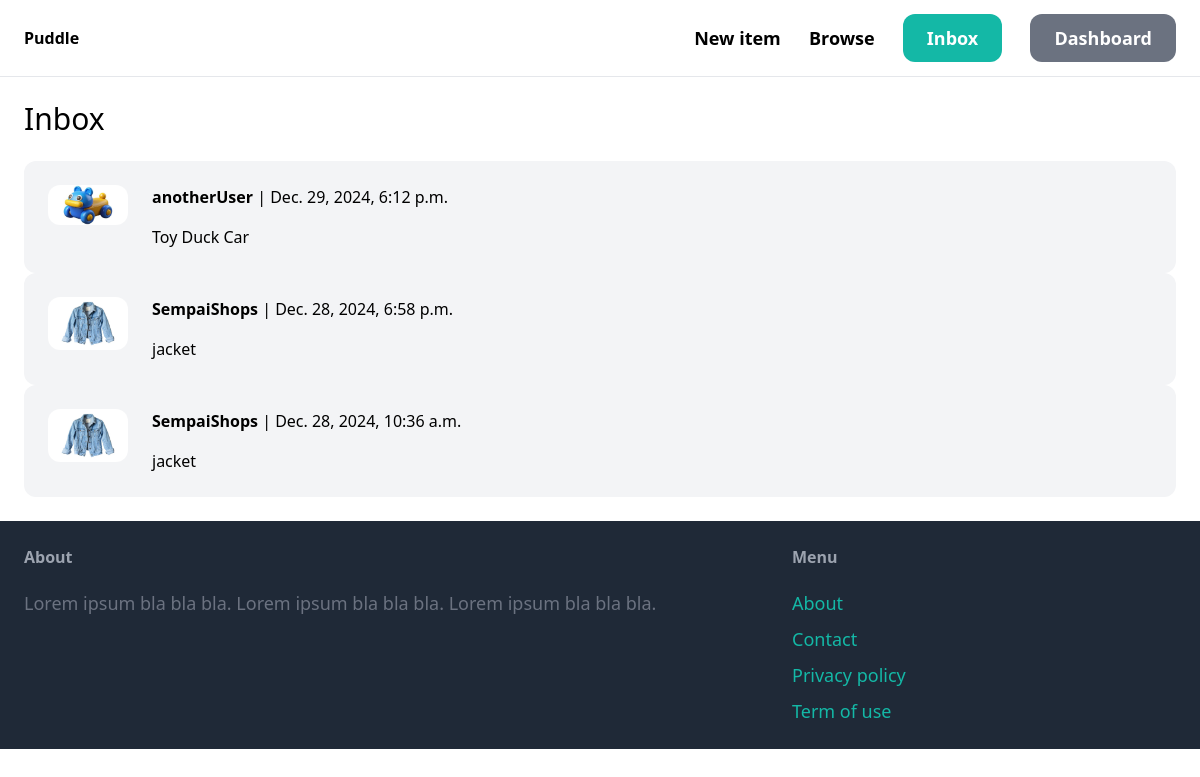
The page /inbox/ (signed in) on the database its author committed.
### conversation/models.py (models this page shows)
class Conversation(models.Model):
    item = models.ForeignKey(Items, related_name='conversations', on_delete=models.CASCADE)
    members = models.ManyToManyField(User, related_name='conversations')
    created_at = models.DateTimeField(auto_now_add=True)
    modified_at = models.DateTimeField(auto_now=True)
    class Meta:
        ordering = ('-modified_at',)

### items/models.py (models this page shows, shortened)
class Items(models.Model):
    category = models.ForeignKey(Category, related_name='items', on_delete=models.CASCADE)
    name = models.CharField(max_length=255)
    description = models.TextField(blank=True, null=True)
    price = models.FloatField()
    image = models.ImageField(upload_to="item_images", blank=True, null=True)
    is_sold = models.BooleanField(default=False)
    created_by = models.ForeignKey(User, related_name='items', on_delete=models.CASCADE)
    created_at = models.DateTimeField(auto_now_add=True)
    class Meta:
        verbose_name_plural = "Items"

### conversation/views.py (the view)
# urls.py: path('', views.inbox, name='inbox'),
@login_required
def inbox(request):
    conversations = Conversation.objects.filter(members__in=[request.user.id])
    return render(request, 'conversation/inbox.html', {
        'conversations': conversations
    })

### conversation/templates/conversation/inbox.html (shortened to what this page needs)
{% extends 'core/base.html' %}
{% block content %}
<h1 class="mb-6 text-3xl">Inbox</h1>
<div class="space-y-6">
    {% for conversation in conversations %}
        <a href="{% url 'conversation:detail' conversation.id %}">
            <div class="p-6 flex bg-gray-100 rounded-xl">
                <div class="pr-6">
                    <img src="{{ conversation.item.image.url }}" class="w-20 rounded-xl">
                </div>
                <div>
                    {% for member in conversation.members.all %}
                        {% if member != request.user %}
                            <p class="mb-4"><strong>{{ member.username }}</strong> | {{ conversation.modified_at }}</p>
                            <p>{{ conversation.item.name }}</p>
                        {% endif %}
                    {% endfor %}
                </div>
            </div>
        </a>
    {% endfor %}
</div>
{% endblock %}

### rows shown on the page
Conversation: item.image (picture), modified_at "Dec. 29, 2024, 6:12 p.m.", item.name "Toy Duck Car"
Conversation: item.image (picture), modified_at "Dec. 28, 2024, 6:58 p.m.", item.name "jacket"
Conversation: item.image (picture), modified_at "Dec. 28, 2024, 10:36 a.m.", item.name "jacket"

### other values the page prints
{{ member.username }} "anotherUser"
{{ member.username }} "SempaiShops"
